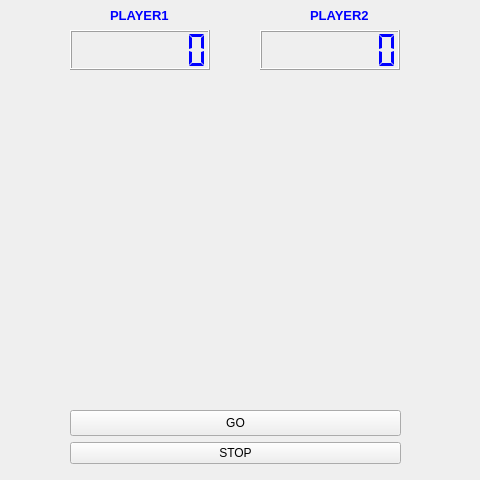
<?xml version="1.0" encoding="UTF-8"?>
<ui version="4.0">
 <class>PLAY</class>
 <widget class="QWidget" name="PLAY">
  <property name="windowModality">
   <enum>Qt::NonModal</enum>
  </property>
  <property name="geometry">
   <rect>
    <x>0</x>
    <y>0</y>
    <width>480</width>
    <height>480</height>
   </rect>
  </property>
  <property name="sizePolicy">
   <sizepolicy hsizetype="Fixed" vsizetype="Fixed">
    <horstretch>0</horstretch>
    <verstretch>0</verstretch>
   </sizepolicy>
  </property>
  <property name="minimumSize">
   <size>
    <width>480</width>
    <height>480</height>
   </size>
  </property>
  <property name="maximumSize">
   <size>
    <width>480</width>
    <height>480</height>
   </size>
  </property>
  <property name="windowTitle">
   <string>PONG</string>
  </property>
  <widget class="QWidget" name="verticalLayoutWidget">
   <property name="geometry">
    <rect>
     <x>70</x>
     <y>80</y>
     <width>331</width>
     <height>321</height>
    </rect>
   </property>
   <layout class="QVBoxLayout" name="GRILLA">
    <property name="spacing">
     <number>0</number>
    </property>
    <property name="sizeConstraint">
     <enum>QLayout::SetDefaultConstraint</enum>
    </property>
    <property name="leftMargin">
     <number>0</number>
    </property>
   </layout>
  </widget>
  <widget class="QLCDNumber" name="LCDPLAYER2">
   <property name="geometry">
    <rect>
     <x>260</x>
     <y>30</y>
     <width>140</width>
     <height>40</height>
    </rect>
   </property>
   <property name="sizePolicy">
    <sizepolicy hsizetype="Fixed" vsizetype="Fixed">
     <horstretch>0</horstretch>
     <verstretch>0</verstretch>
    </sizepolicy>
   </property>
   <property name="palette">
    <palette>
     <active>
      <colorrole role="WindowText">
       <brush brushstyle="SolidPattern">
        <color alpha="255">
         <red>0</red>
         <green>0</green>
         <blue>255</blue>
        </color>
       </brush>
      </colorrole>
     </active>
     <inactive>
      <colorrole role="WindowText">
       <brush brushstyle="SolidPattern">
        <color alpha="255">
         <red>0</red>
         <green>0</green>
         <blue>255</blue>
        </color>
       </brush>
      </colorrole>
     </inactive>
     <disabled>
      <colorrole role="WindowText">
       <brush brushstyle="SolidPattern">
        <color alpha="255">
         <red>120</red>
         <green>120</green>
         <blue>120</blue>
        </color>
       </brush>
      </colorrole>
     </disabled>
    </palette>
   </property>
   <property name="digitCount">
    <number>7</number>
   </property>
   <property name="segmentStyle">
    <enum>QLCDNumber::Flat</enum>
   </property>
  </widget>
  <widget class="QLCDNumber" name="LCDPLAYER1">
   <property name="geometry">
    <rect>
     <x>70</x>
     <y>30</y>
     <width>140</width>
     <height>40</height>
    </rect>
   </property>
   <property name="sizePolicy">
    <sizepolicy hsizetype="Fixed" vsizetype="Fixed">
     <horstretch>0</horstretch>
     <verstretch>0</verstretch>
    </sizepolicy>
   </property>
   <property name="palette">
    <palette>
     <active>
      <colorrole role="WindowText">
       <brush brushstyle="SolidPattern">
        <color alpha="255">
         <red>0</red>
         <green>0</green>
         <blue>255</blue>
        </color>
       </brush>
      </colorrole>
     </active>
     <inactive>
      <colorrole role="WindowText">
       <brush brushstyle="SolidPattern">
        <color alpha="255">
         <red>0</red>
         <green>0</green>
         <blue>255</blue>
        </color>
       </brush>
      </colorrole>
     </inactive>
     <disabled>
      <colorrole role="WindowText">
       <brush brushstyle="SolidPattern">
        <color alpha="255">
         <red>120</red>
         <green>120</green>
         <blue>120</blue>
        </color>
       </brush>
      </colorrole>
     </disabled>
    </palette>
   </property>
   <property name="font">
    <font>
     <family>MS Shell Dlg 2</family>
     <pointsize>8</pointsize>
     <weight>50</weight>
     <italic>false</italic>
     <bold>false</bold>
    </font>
   </property>
   <property name="autoFillBackground">
    <bool>false</bool>
   </property>
   <property name="styleSheet">
    <string notr="true">font: 8pt &quot;MS Shell Dlg 2&quot;;</string>
   </property>
   <property name="smallDecimalPoint">
    <bool>false</bool>
   </property>
   <property name="digitCount">
    <number>7</number>
   </property>
   <property name="mode">
    <enum>QLCDNumber::Dec</enum>
   </property>
   <property name="segmentStyle">
    <enum>QLCDNumber::Flat</enum>
   </property>
   <property name="intValue" stdset="0">
    <number>0</number>
   </property>
  </widget>
  <widget class="QLabel" name="label_p1">
   <property name="geometry">
    <rect>
     <x>110</x>
     <y>0</y>
     <width>71</width>
     <height>31</height>
    </rect>
   </property>
   <property name="sizePolicy">
    <sizepolicy hsizetype="Fixed" vsizetype="Fixed">
     <horstretch>0</horstretch>
     <verstretch>0</verstretch>
    </sizepolicy>
   </property>
   <property name="palette">
    <palette>
     <active>
      <colorrole role="WindowText">
       <brush brushstyle="SolidPattern">
        <color alpha="255">
         <red>0</red>
         <green>0</green>
         <blue>255</blue>
        </color>
       </brush>
      </colorrole>
     </active>
     <inactive>
      <colorrole role="WindowText">
       <brush brushstyle="SolidPattern">
        <color alpha="255">
         <red>0</red>
         <green>0</green>
         <blue>255</blue>
        </color>
       </brush>
      </colorrole>
     </inactive>
     <disabled>
      <colorrole role="WindowText">
       <brush brushstyle="SolidPattern">
        <color alpha="255">
         <red>120</red>
         <green>120</green>
         <blue>120</blue>
        </color>
       </brush>
      </colorrole>
     </disabled>
    </palette>
   </property>
   <property name="text">
    <string>&lt;html&gt;&lt;head/&gt;&lt;body&gt;&lt;p&gt;&lt;span style=&quot; font-size:10pt; font-weight:600; color:#0000ff;&quot;&gt;PLAYER1&lt;/span&gt;&lt;/p&gt;&lt;/body&gt;&lt;/html&gt;</string>
   </property>
  </widget>
  <widget class="QLabel" name="label_p2">
   <property name="geometry">
    <rect>
     <x>310</x>
     <y>0</y>
     <width>61</width>
     <height>31</height>
    </rect>
   </property>
   <property name="sizePolicy">
    <sizepolicy hsizetype="Fixed" vsizetype="Fixed">
     <horstretch>0</horstretch>
     <verstretch>0</verstretch>
    </sizepolicy>
   </property>
   <property name="palette">
    <palette>
     <active>
      <colorrole role="WindowText">
       <brush brushstyle="SolidPattern">
        <color alpha="255">
         <red>0</red>
         <green>0</green>
         <blue>255</blue>
        </color>
       </brush>
      </colorrole>
     </active>
     <inactive>
      <colorrole role="WindowText">
       <brush brushstyle="SolidPattern">
        <color alpha="255">
         <red>0</red>
         <green>0</green>
         <blue>255</blue>
        </color>
       </brush>
      </colorrole>
     </inactive>
     <disabled>
      <colorrole role="WindowText">
       <brush brushstyle="SolidPattern">
        <color alpha="255">
         <red>120</red>
         <green>120</green>
         <blue>120</blue>
        </color>
       </brush>
      </colorrole>
     </disabled>
    </palette>
   </property>
   <property name="text">
    <string>&lt;html&gt;&lt;head/&gt;&lt;body&gt;&lt;p&gt;&lt;span style=&quot; font-size:10pt; font-weight:600; color:#0000ff;&quot;&gt;PLAYER2&lt;/span&gt;&lt;/p&gt;&lt;/body&gt;&lt;/html&gt;</string>
   </property>
  </widget>
  <widget class="QWidget" name="verticalLayoutWidget_2">
   <property name="geometry">
    <rect>
     <x>70</x>
     <y>410</y>
     <width>331</width>
     <height>54</height>
    </rect>
   </property>
   <layout class="QVBoxLayout" name="verticalLayout_2">
    <item>
     <widget class="QPushButton" name="btn_INIC">
      <property name="enabled">
       <bool>true</bool>
      </property>
      <property name="sizePolicy">
       <sizepolicy hsizetype="Minimum" vsizetype="Minimum">
        <horstretch>0</horstretch>
        <verstretch>0</verstretch>
       </sizepolicy>
      </property>
      <property name="text">
       <string>GO</string>
      </property>
      <property name="default">
       <bool>false</bool>
      </property>
      <property name="flat">
       <bool>false</bool>
      </property>
     </widget>
    </item>
    <item>
     <widget class="QPushButton" name="PAUSA">
      <property name="text">
       <string>STOP</string>
      </property>
     </widget>
    </item>
   </layout>
  </widget>
  <zorder>label_p1</zorder>
  <zorder>verticalLayoutWidget</zorder>
  <zorder>LCDPLAYER2</zorder>
  <zorder>LCDPLAYER1</zorder>
  <zorder>label_p2</zorder>
  <zorder>verticalLayoutWidget_2</zorder>
 </widget>
 <resources/>
 <connections/>
</ui>
